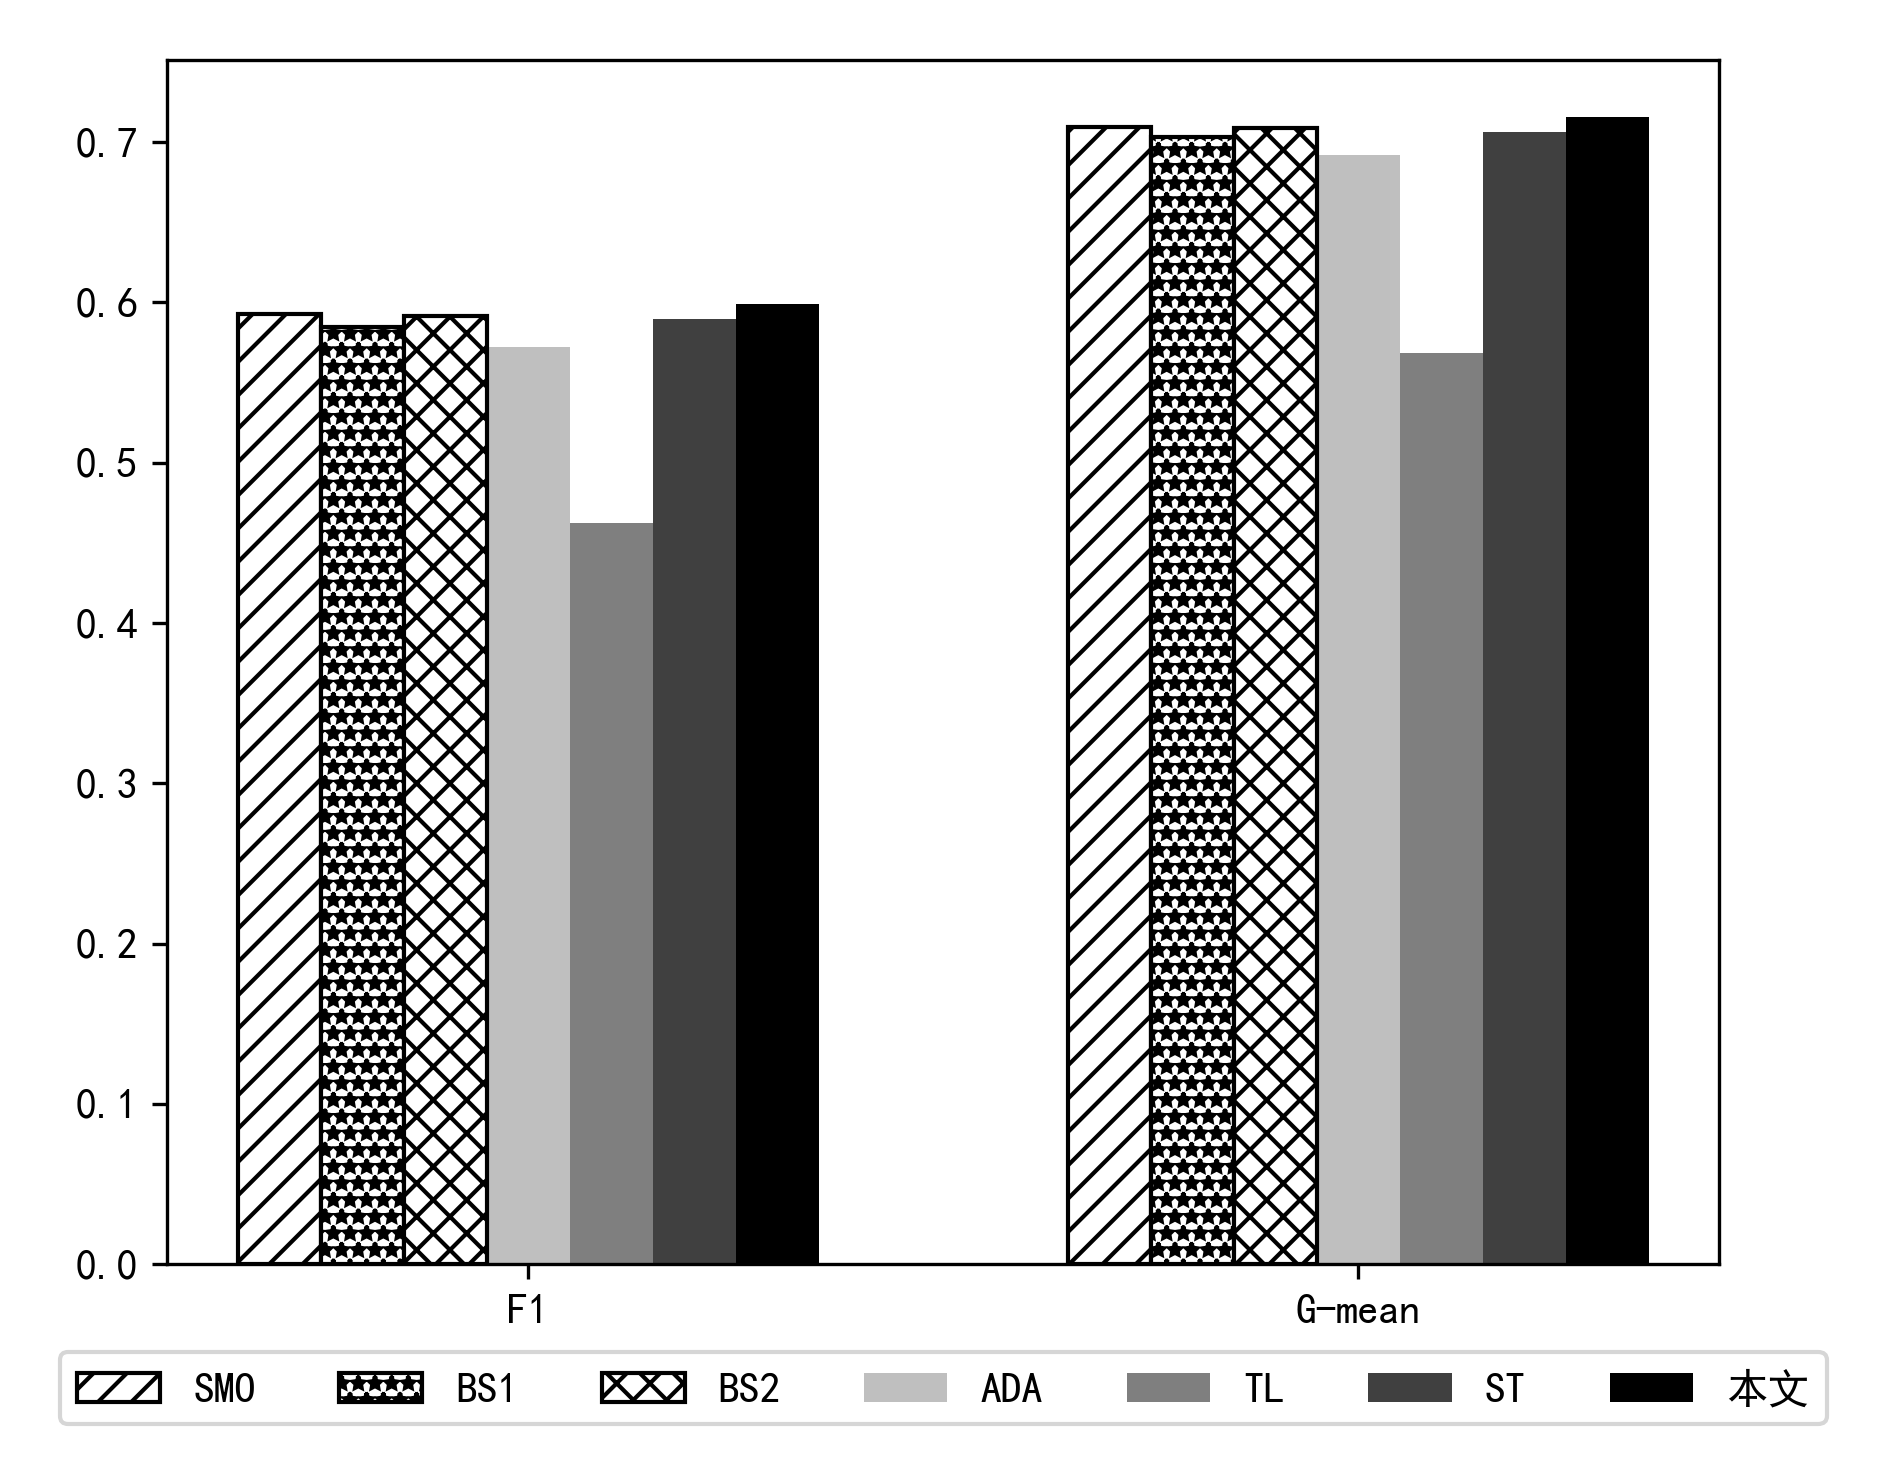

This chart was generated by the following Python code:
import numpy as np
import matplotlib.pyplot as plt
# 设置字体
plt.rcParams["font.sans-serif"] = ["SimHei"]
# 正常显示负号
plt.rcParams["axes.unicode_minus"] = False

labels = ['F1', 'G-mean']
smo_result = [0.5930, 0.7097]
bs1_result = [0.5848, 0.7031]
bs2_result = [0.5917, 0.7091]
ada_result = [0.5723, 0.6921]
tl_result = [0.4625, 0.5684]
st_result = [0.5898, 0.7062]
ours_result = [0.5989, 0.7157]

x = np.arange(len(labels))
width = 0.1

fig, ax = plt.subplots()
rects1 = ax.bar(x - width*3, smo_result, width, label='SMO', color='white', alpha=1, edgecolor="black", hatch='///')
rects2 = ax.bar(x - width*2, bs1_result, width, label='BS1', color='white', alpha=1, edgecolor="black", hatch='***')
rects3 = ax.bar(x - width, bs2_result, width, label='BS2', color='white', alpha=1, edgecolor="black", hatch='xxx')
rects4 = ax.bar(x, ada_result, width, label='ADA', color='black', alpha=0.25)
rects5 = ax.bar(x + width, tl_result, width, label='TL', color='black', alpha=0.5)
rects6 = ax.bar(x + width*2, st_result, width, label='ST', color='black', alpha=0.75)
rects7 = ax.bar(x + width*3, ours_result, width, label='本文', color='black')

ax.set_xticks(x, labels)
ax.legend(bbox_to_anchor=(0.5, -0.15), loc=8, ncol=10)

fig.tight_layout()
plt.savefig("CreditPlot.png", bbox_inches='tight', pad_inches=0.2, dpi=300)
plt.show()
